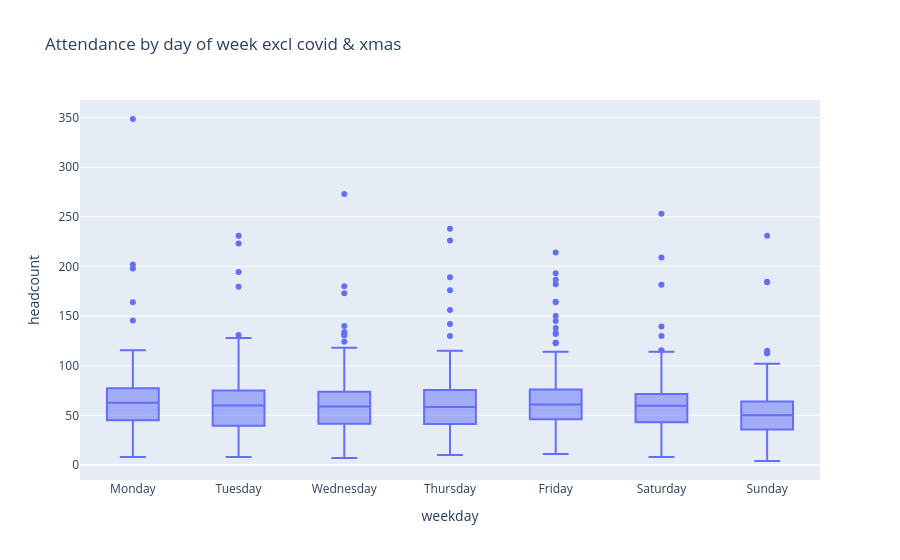

Notebook source saved alongside this figure:
### Code cell
order = ["Monday", "Tuesday", "Wednesday", "Thursday", "Friday", "Saturday", "Sunday"]
# drop covid period and christmas
df_drop = df[(df["covid_flag"]!="covid") & (df["xmas_flag"]==False)]
fig = px.box(
    df_drop,
    x=df_drop.index.day_name(),
    y="headcount",
    category_orders={"x": order},
    labels={"x": "weekday"},
    title="Attendance by day of week excl covid & xmas",
)
fig.show()

day_of_week_sd = df_drop.groupby(by="day_name")["headcount"].std()
day_of_week_mean = df_drop.groupby(by="day_name")["headcount"].mean()
day_of_week_stats = pd.DataFrame({"Standard Deviation":day_of_week_sd, "Mean": day_of_week_mean}).reindex(order)
day_of_week_stats

### Figure 1 — Plotly figure (JSON) as saved in the notebook; plotly's stock layout.template omitted (floating-point values rounded to 4 significant figures; data arrays with more than 128 entries replaced by an {"elided": "..."} marker saying what was removed)
{"data": [{"alignmentgroup": "True", "hovertemplate": "weekday=%{x}<br>headcount=%{y}<extra></extra>", "legendgroup": "", "marker": {"color": "#636efa"}, "name": "", "notched": false, "offsetgroup": "", "orientation": "v", "showlegend": false, "type": "box", "x": {"elided": "2190 str values"}, "x0": " ", "xaxis": "x", "y": {"elided": "2190 float values"}, "y0": " ", "yaxis": "y"}], "layout": {"boxmode": "group", "legend": {"tracegroupgap": 0}, "title": {"text": "Attendance by day of week excl covid & xmas"}, "xaxis": {"anchor": "y", "categoryarray": ["Monday", "Tuesday", "Wednesday", "Thursday", "Friday", "Saturday", "Sunday"], "categoryorder": "array", "domain": [0, 1], "title": {"text": "weekday"}}, "yaxis": {"anchor": "x", "domain": [0, 1], "title": {"text": "headcount"}}}}
